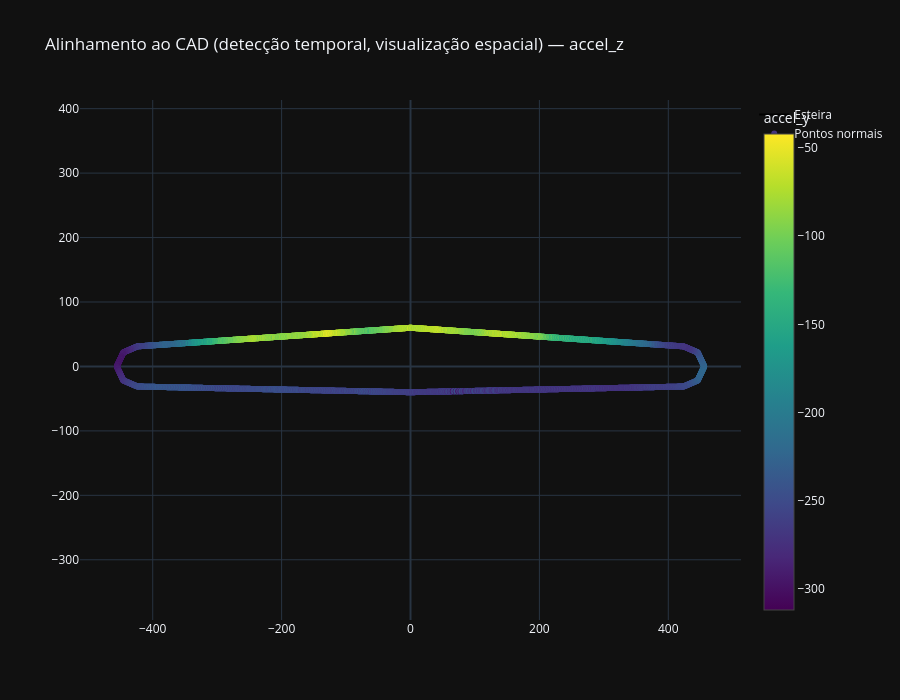

The notebook cell saved with this chart:
### Code cell
col = "accel_z"
k = 3

mean_col = f"aligned_mean_{col}"
std_col  = f"aligned_std_{col}"

anomaly_mask_temporal = (
    (df_base[col] > df_base[mean_col] + k*df_base[std_col]) |
    (df_base[col] < df_base[mean_col] - k*df_base[std_col])
)
print(f"{anomaly_mask_temporal.sum()} anomalias detectadas para {col} (temporal, k={k})")

anomaly_mask_spatial = np.roll(anomaly_mask_temporal, offset)

x_points = interpolated_points_ref[:, 0]
y_points = interpolated_points_ref[:, 1]


fig = go.Figure()

fig.add_trace(go.Scatter(x=conveyor_path[:,0], y=conveyor_path[:,1],
                         mode='lines', line=dict(color='black', width=2), name='Esteira'))

fig.add_trace(go.Scatter(
    x=x_points[~anomaly_mask_spatial],
    y=y_points[~anomaly_mask_spatial],
    mode='markers',
    marker=dict(
        size=6,
        color=df_base_alinhado["accel_y"][~anomaly_mask_spatial],
        colorscale='Viridis',
        showscale=True,
        colorbar=dict(title="accel_y")
    ),
    hoverinfo='text',
    name='Pontos normais'
))

fig.add_trace(go.Scatter(
    x=x_points[anomaly_mask_spatial],
    y=y_points[anomaly_mask_spatial],
    mode='markers',
    marker=dict(color='red', size=8, symbol='x'),
    name='Anomalias detectadas'
))

fig.update_layout(
    title=f"Alinhamento ao CAD (detecção temporal, visualização espacial) — {col}",
    yaxis_scaleanchor="x", yaxis_scaleratio=1, showlegend=True,
    width=900, height=700, template="plotly_dark"
)

fig.show()

### Figure 1 — Plotly figure (JSON) as saved in the notebook; plotly's stock layout.template omitted (floating-point values rounded to 4 significant figures; data arrays with more than 128 entries replaced by an {"elided": "..."} marker saying what was removed)
{"data": [{"line": {"color": "black", "width": 2}, "mode": "lines", "name": "Esteira", "type": "scatter", "x": [423.6, 0, -423.6, -445.6, -455.7, -445.6, -423.6, 0, 423.6, 445.6, 455.7, 445.6, 423.6], "y": [31.14, 60, 31.14, 21.79, 0, -21.79, -31.14, -40, -31.14, -21.79, 0, 21.79, 31.14]}, {"hoverinfo": "text", "marker": {"color": {"elided": "3857 int values"}, "colorbar": {"title": {"text": "accel_y"}}, "colorscale": [[0, "#440154"], [0.1111, "#482878"], [0.2222, "#3e4989"], [0.3333, "#31688e"], [0.4444, "#26828e"], [0.5556, "#1f9e89"], [0.6667, "#35b779"], [0.7778, "#6ece58"], [0.8889, "#b5de2b"], [1, "#fde725"]], "showscale": true, "size": 6}, "mode": "markers", "name": "Pontos normais", "type": "scatter", "x": {"elided": "3857 float values"}, "y": {"elided": "3857 float values"}}, {"marker": {"color": "red", "size": 8, "symbol": "x"}, "mode": "markers", "name": "Anomalias detectadas", "type": "scatter", "x": [], "y": []}], "layout": {"height": 700, "showlegend": true, "title": {"text": "Alinhamento ao CAD (detecção temporal, visualização espacial) — accel_z"}, "width": 900, "yaxis": {"scaleanchor": "x", "scaleratio": 1}}}
